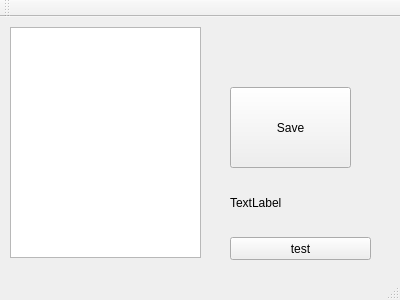
<?xml version="1.0" encoding="UTF-8"?>
<ui version="4.0">
 <class>MainWindow</class>
 <widget class="QMainWindow" name="MainWindow">
  <property name="geometry">
   <rect>
    <x>0</x>
    <y>0</y>
    <width>400</width>
    <height>300</height>
   </rect>
  </property>
  <property name="windowTitle">
   <string>MainWindow</string>
  </property>
  <widget class="QWidget" name="centralWidget">
   <widget class="QTextEdit" name="textEdit">
    <property name="geometry">
     <rect>
      <x>10</x>
      <y>10</y>
      <width>191</width>
      <height>231</height>
     </rect>
    </property>
   </widget>
   <widget class="QPushButton" name="saveButton">
    <property name="geometry">
     <rect>
      <x>230</x>
      <y>70</y>
      <width>121</width>
      <height>81</height>
     </rect>
    </property>
    <property name="text">
     <string>Save</string>
    </property>
   </widget>
   <widget class="QLabel" name="label">
    <property name="geometry">
     <rect>
      <x>230</x>
      <y>170</y>
      <width>111</width>
      <height>31</height>
     </rect>
    </property>
    <property name="text">
     <string>TextLabel</string>
    </property>
   </widget>
   <widget class="QPushButton" name="pushButton">
    <property name="geometry">
     <rect>
      <x>230</x>
      <y>220</y>
      <width>141</width>
      <height>23</height>
     </rect>
    </property>
    <property name="text">
     <string>test</string>
    </property>
   </widget>
  </widget>
  <widget class="QMenuBar" name="menuBar">
   <property name="geometry">
    <rect>
     <x>0</x>
     <y>0</y>
     <width>400</width>
     <height>22</height>
    </rect>
   </property>
  </widget>
  <widget class="QToolBar" name="mainToolBar">
   <attribute name="toolBarArea">
    <enum>TopToolBarArea</enum>
   </attribute>
   <attribute name="toolBarBreak">
    <bool>false</bool>
   </attribute>
  </widget>
  <widget class="QStatusBar" name="statusBar"/>
 </widget>
 <layoutdefault spacing="6" margin="11"/>
 <resources/>
 <connections/>
</ui>
